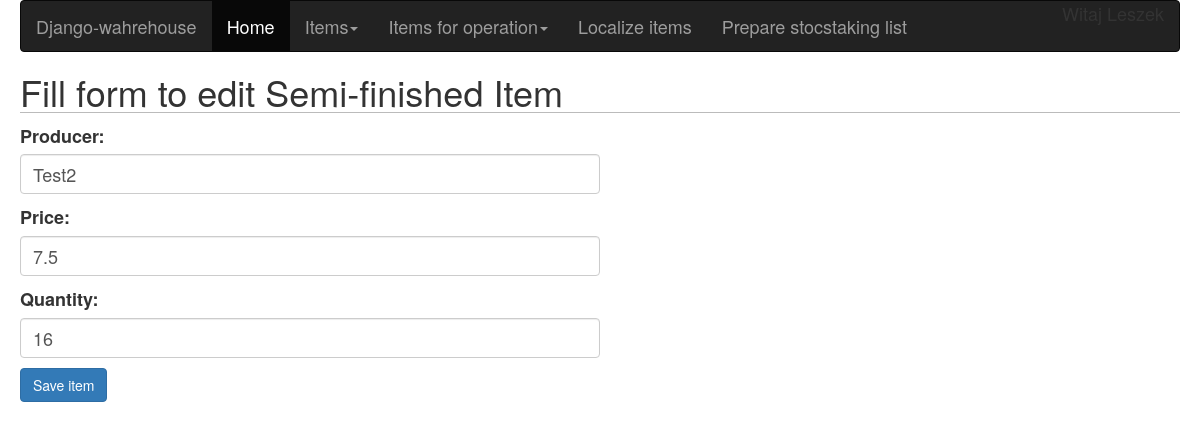
Screenshot of /warehouse/semi-finisheditem/test/edit/ (signed in) with the database file from the repository.
### warehouse/models.py (models this page shows, shortened)
class SemiFinishedItem(models.Model):
    name = models.CharField(max_length=255)
    slug = models.SlugField(blank=True)
    quantity = models.PositiveIntegerField(default=0)
    category = models.ForeignKey(Category)
    producer = models.CharField(max_length=50)
    price = models.FloatField()

### warehouse/views.py (the view)
# urls.py: url(r'^semi-finisheditem/(?P<slug>[-\w]+)/edit/$', semi_finished_item_edit_view, name='semi_finished_item_edit'),
@login_required
def semi_finished_item_edit_view(request, slug):
    item = SemiFinishedItem.objects.get(slug=slug)
    if request.method == 'POST':
        edit_item_form = SemiFinishedItemEditForm(instance=item, data=request.POST)
        if edit_item_form.is_valid():
            edit_item_form.save()
            return redirect(item.get_absolute_url())
    else:
        edit_item_form = SemiFinishedItemEditForm(instance=item)
    return render(request, 'products_html/semi_finished_item_edit.html', {'edit_item_form': edit_item_form})

### warehouse/forms.py
class SemiFinishedItemEditForm(forms.ModelForm):
    def __init__(self, *args, **kwargs):
        super(SemiFinishedItemEditForm, self).__init__(*args, **kwargs)
        for field in iter(self.fields):
            self.fields[field].widget.attrs.update({
                'class': 'form-control'
            })
    class Meta:
        model = SemiFinishedItem
        fields = ('producer', 'price', 'quantity')
        exclude = ('name', 'category')

### warehouse/templates/products_html/semi_finished_item_edit.html (shortened to what this page needs)
{% extends "base.html" %}
{% block content %}
<h1>Fill form to edit Semi-finished Item</h1>
    <form action="." method="post">
    {{ edit_item_form.as_p }}
    <p><input class="btn btn-primary" type="submit" value="Save item"></p>
</form>
{% endblock %}

### warehouse/static/css/base.css (style rules this page uses)
body { margin-left: 20px; margin-right: 20px; font-size: 18px; }
h1 { border-bottom:1px solid #bbb; }
input[type=submit] { font-size: 14px; }
.form-control { height: 40px; width: 50%; font-size: 18px; }

### rows the page displays
SemiFinishedItem: producer "Test2", price "7.5", quantity "16"
